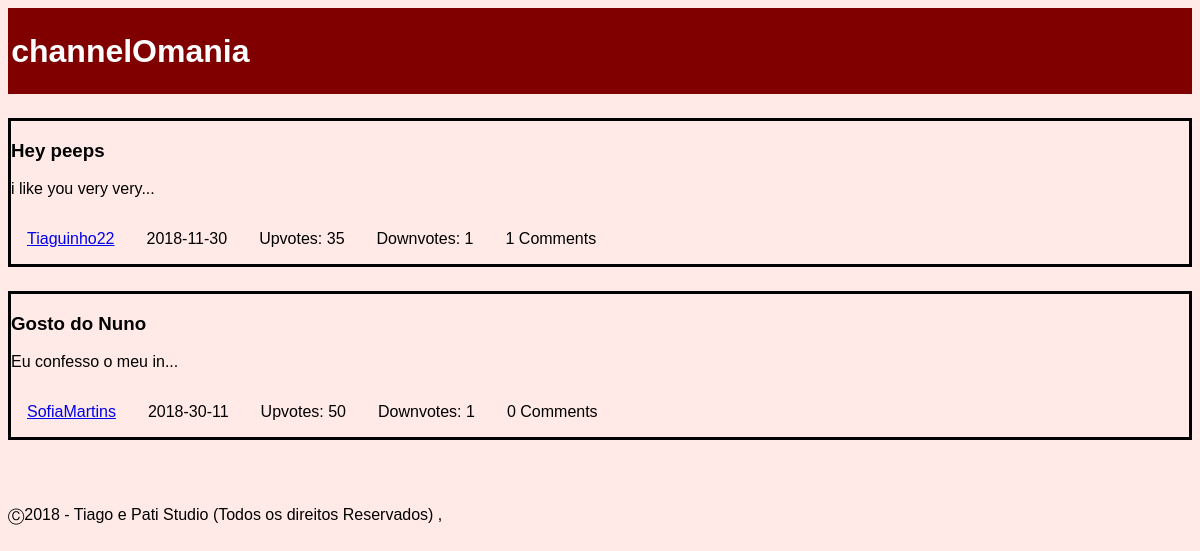
Page /pages/mainpage.php on the committed database.
### tables this page shows
CREATE TABLE 'story'
(
	'ID' INTEGER NOT NULL PRIMARY KEY,
	'title' TEXT NOT NULL,
	'content' TEXT NOT NULL,
	'upvotes' INTEGER NOT NULL DEFAULT 0,
	'downvotes' INTEGER NOT NULL DEFAULT 0,
	'author' INTEGER NOT NULL,
	'date' TEXT NOT NULL,
	'channel' INTEGER NOT NULL,
	CONSTRAINT 'FK_author' FOREIGN KEY ('author') REFERENCES 'user' ('ID') ON DELETE No Action ON UPDATE No Action,
	CONSTRAINT 'FK_story_channel' FOREIGN KEY ('channel') REFERENCES 'channel' ('ID') ON DELETE No Action ON UPDATE No Action
);

CREATE TABLE 'user'
(
	'ID' INTEGER NOT NULL PRIMARY KEY AUTOINCREMENT,
	'username' TEXT NOT NULL,
	'email' TEXT NOT NULL,
	'password' TEXT NOT NULL,
	'birth' TEXT ,
	'profilePic' TEXT,
	CONSTRAINT 'username' UNIQUE ('username')
);

### pages/mainpage.php (called while the page is built, shortened)
<?php
  include_once('../database/db_list.php');
  include_once('../templates/tpl_common.php');
  include_once('../templates/tpl_mainpage.php');
  draw_header($_SESSION['username']);
  $storyInfo = listStory();
  draw_mainpage($storyInfo);
  draw_footer();
?>

### database/db_list.php (called while the page is built, shortened)
<?php
function listStory() {
  $db = Database::instance()->db();
  $stmt = $db->prepare('SELECT *,(SELECT COUNT(*) FROM comment WHERE comment.story == story.ID) AS n_comments FROM story INNER JOIN user ON user.ID == story.author');
  $stmt->execute();
  return $stmt->fetchAll();
}
?>

### templates/tpl_mainpage.php (the view)
<?php function draw_mainpage($storyInfo) { ?>
  <?php foreach($storyInfo as $story) { ?>
    <?php draw_story_list_item($story); ?>
  <?php } ?>
<?php } ?>
<?php function draw_story_list_item($story) { ?>
  <section id="story_preview">
    <h3><?php echo($story['title']); ?></h3>
    <p><?php echo(substr($story['content'],0,20)); ?>...</p>
    <ul>
      <li><a href="../pages/profile.php?userId=<?php echo($story['author']); ?>"><?php echo($story['username']); ?></a></li>
      <li><?php echo($story['date']); ?></li>
      <li>Upvotes: <?php echo($story['upvotes']); ?></li>
      <li>Downvotes: <?php echo($story['downvotes']); ?></li>
      <li><?php echo($story['n_comments']); ?> Comments</li>
    </ul>
  </section>
<?php } ?>

### templates/tpl_common.php (shortened to what this page needs)
<?php function draw_header(){
?>
<!DOCTYPE html>
<html lang="en-US">
  <head>
    <link href="../css/style.css" rel="stylesheet">
  </head>
  <body>
    <header>
      <h1><a href="mainpage.php">channelOmania</a></h1>
    </header>
<?php } ?>
<?php function draw_footer(){
  ?>
  <footer>
    <p>	&#9400;2018 - Tiago e Pati Studio (Todos os direitos Reservados) ,</p>
  </footer>
</body>
</html>
<?php }
 ?>

### css/style.css (style rules this page uses)
body { font-family: Helvetica; background-color: #FFEAE7; }
header { background-color: #800000; padding: 0.2em; position: relative; }
header a { color: white; font-family: Helvetica; text-decoration: none; }
#story_preview { margin-top: 2%; border-style: solid; }
footer { clear: left; padding-top: 50px; }
#story_preview ul { display: flex; flex-wrap: wrap; flex-direction: row; padding: 0; margin: 0; }
#story_preview li { text-align: center; list-style-type: none; padding: 1em; }

### rows in the picture
story: title "Hey peeps", content "i like you very very", author.username "Tiaguinho22", date "2018-11-30", upvotes "35", downvotes "1", n_comments "1"
story: title "Gosto do Nuno", content "Eu confesso o meu in", author.username "SofiaMartins", date "2018-30-11", upvotes "50", downvotes "1", n_comments "0"
